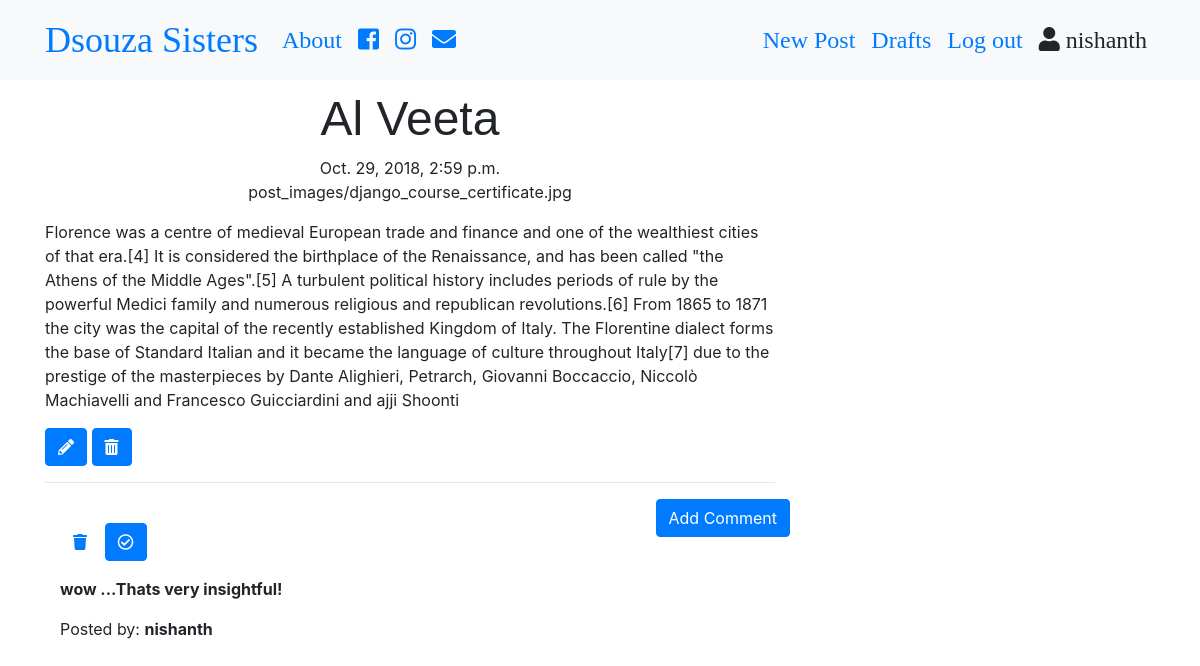
Screenshot of /post/3 (signed in) with the database file from the repository.
### blog/models.py (models this page shows, shortened)
class Post(models.Model):
    author = models.ForeignKey('auth.User',on_delete=models.CASCADE)
    post_images = models.ImageField(upload_to='post_images',blank=True)
    title = models.CharField(max_length=200)
    text = models.TextField()
    create_date = models.DateTimeField(auto_now_add=True)
    published_date = models.DateTimeField(blank=True,null=True)

class Comment(models.Model):
    post = models.ForeignKey('blog.Post',related_name='comments',on_delete=models.CASCADE)
    author = models.CharField(max_length=200)
    text = models.TextField()
    create_date = models.DateTimeField(auto_now_add=True)
    approved_comments = models.BooleanField(default=False)

### blog/views.py (the view)
# urls.py: path('post/<int:pk>',views.PostDetailView.as_view(),name='post_detail'),
class PostDetailView(DetailView):
    model = Post

### blog/templates/blog/post_detail.html (shortened to what this page needs)
{% extends "blog/base.html" %}
{% block content %}
<h1 class ="posttitle loader">{{post.title}}</h1>
{%  if post.published_date %}
<div class="date postdate">
  {{ post.published_date}}
</div>
{% else %}
<a class="btn btn-default" href="{% url 'post_publish' pk=post.pk %}">Publish <span class='fas fa-upload'></span></a>
{% endif %}
<div class="date postdate">
  {{ post.post_images}}
</div>
<p class='postcontent'>{{ post.text|safe|linebreaksbr}}</p>
{% if user.is_authenticated %}
<a class="btn btn-primary" href="{% url 'post_update' pk=post.pk %}">
<span class='fas fa-pencil-alt'></span>
</a>
<a class="btn btn-primary" href="{% url 'post_delete' pk=post.pk %}">
<span class='fas fa-trash-alt'></span>
</a>
{% endif %}
<hr>
<a class="btn btn-primary btn-comment" href="{% url 'add_comment_to_post' pk=post.pk %}">Add Comment</a>
<div class="container">
  {% for comment in post.comments.all %}
  <br>
  {% if user.is_authenticated or comment.approved_comment %}
      {% if not comment.approved_comment %}
      <a class="btn btn-default" href="{% url 'comment_remove' pk=comment.pk %}">
      <span class='fas fa-trash'></span>
    </a>
      <a class="btn btn-primary" href="{% url 'comment_approve' pk=comment.pk %}">
      <span class='far fa-check-circle'></span>
    </a>
      {% endif %}
      <p>{{ comment.text|safe|linebreaks }}</p>
      <p>Posted by: <strong>{{ comment.author }}</strong></p>
      {% endif %}
      {% empty %}
      <p>No Comments!</p>
  {% endfor %}
</div>
{% endblock %}

### blog/templates/blog/base.html (shortened to what this page needs)
<!DOCTYPE html>
{% load static %}
<html lang="en" dir="ltr">
  <head>
  <link rel="stylesheet" href="https://stackpath.bootstrapcdn.com/bootstrap/4.1.3/css/bootstrap.min.css">
<link rel="stylesheet" href="https://use.fontawesome.com/releases/v5.4.2/css/all.css">
<link rel="stylesheet" href="//cdn.jsdelivr.net/npm/medium-editor@latest/dist/css/medium-editor.min.css" type="text/css" media="screen" charset="utf-8">
<link rel="stylesheet" href="{% static 'css/blog.css' %}">
  </head>
  <body class="loader">
    <nav class="navbar navbar-expand-lg bg-light techfont">
      <div class="container">
        <div class="navbar-nav align-items-center">
          <a class="navbar-brand bigbrand" href="{% url 'post_list' %}">Dsouza Sisters</a>
          <a class="nav-item nav-link" href="{% url 'about' %}">About</a>
          <a class="nav-item nav-link" href="https://www.facebook.com"><span class="fab fa-facebook-square"></span></a></a>
          <a class="nav-item nav-link" href="https://www.instagram.com"><span class="fab fa-instagram" ></span></a></a>
          <a class="nav-item nav-link" href="#"><span class="fa fa-envelope" aria-hidden="true" ></span></a></a>
        </div>
        <div class="navbar-nav align-items-center ml-auto">
          {% if user.is_authenticated %}
            <a class="nav-item nav-link" href="{% url 'post_new' %}">New Post</a>
            <a class="nav-item nav-link" href="{% url 'drafts' %}">Drafts</a>
            <a class="nav-item nav-link" href="{% url 'logout' %}">Log out</a>
            <a class="nav-item nav-link"><span class="fa fa-user" aria-hidden="true"></span> {{ user.username }}</a>
          {% else %}
            <a class="nav-item nav-nav-linkdisabled" style="margin-left" href="{% url 'login' %}" aria-label="Login">
              <span class="fa fa-user" aria-hidden="true"></span></a>
          {% endif %}
        </div>
      </div>
    </nav>
    <div class="content container">
      <div class="row">
        <div class="col-md-8">
          <div class="blog_posts">
            {% block content %}
            {% endblock %}
          </div>
        </div>
      </div>
    </div>
  </body>
</html>

### blog/static/css/blog.css (style rules this page uses)
.techfont { font-family: 'Slabo 27px', serif; font-size: 1.5em; margin-bottom: 10px; }
.postdate { text-align: center; }
.posttitle { font-family: 'Russo One', sans-serif; font-size: 3em; text-align: center; }
.postcontent { font-family: 'Montserrat'; font-size: 1.5em; }
.btn-comment { position: absolute; right: 0px; }
.bigbrand { font-size: 1.5em; }
.loader { filter:hue-rotate(0deg); color: linear-gradient(45deg,#0f8,#08f); animation:hue 5000ms infinite linear; }

### rows the page displays
Post: title "Al Veeta", published_date "Oct. 29, 2018, 2:59 p.m.", post_images "post_images/django_course_certificate.jpg", text "Florence was a centre of medieval European trade and finance and one of the wealthiest cities of that era.[4] It is considered the birthplace of the Renaissance, and has been called \"the Athens of the Middle Ages\".[5] A turbulent political history includes periods of rule by the powerful Medici family and numerous religious and republican revolutions.[6] From 1865 to 1871 the city was the capital of the recently established Kingdom of Italy. The Florentine dialect forms the base of Standard Italian and it became the language of culture throughout Italy[7] due to the prestige of the masterpieces by Dante Alighieri, Petrarch, Giovanni Boccaccio, Niccolò Machiavelli and Francesco Guicciardini…"
Comment: text "wow ...Thats very insightful!", author "nishanth"

### other values shown
{{ user.username }} "nishanth"
